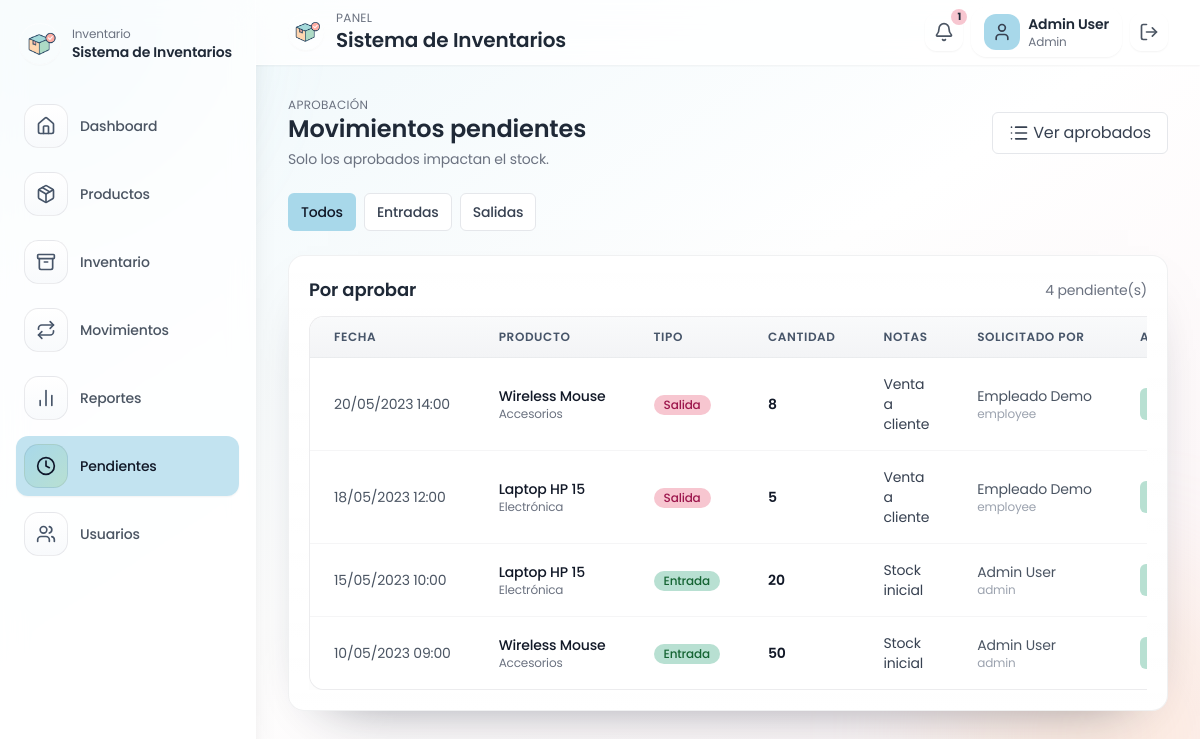
The page /movements/pending (signed in) on the database as committed earlier.
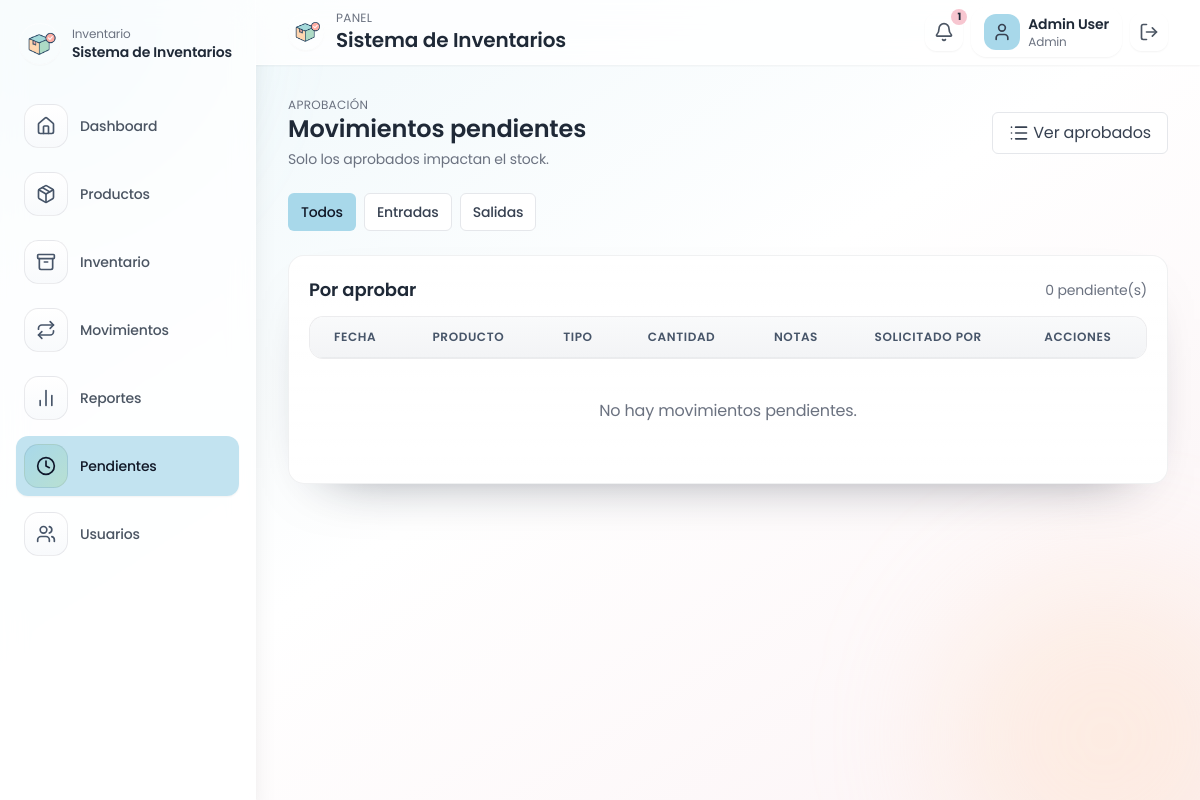
The same page on the database as committed later.
### tables this page shows
CREATE TABLE IF NOT EXISTS movements (
    id INT AUTO_INCREMENT PRIMARY KEY,
    product_id INT NOT NULL,
    type ENUM('in', 'out') NOT NULL,
    quantity INT NOT NULL,
    date DATETIME NOT NULL DEFAULT CURRENT_TIMESTAMP,
    notes VARCHAR(255) DEFAULT '',
    user_id INT NULL,
    status ENUM('pending', 'approved', 'rejected') NOT NULL DEFAULT 'pending',
    CONSTRAINT fk_movements_product FOREIGN KEY (product_id) REFERENCES products(id) ON DELETE CASCADE,
    CONSTRAINT fk_movements_user FOREIGN KEY (user_id) REFERENCES users(id) ON DELETE SET NULL
);

CREATE TABLE IF NOT EXISTS products (
    id INT AUTO_INCREMENT PRIMARY KEY,
    name VARCHAR(150) NOT NULL,
    description TEXT,
    category VARCHAR(100) NOT NULL DEFAULT 'General',
    price DECIMAL(10,2) NOT NULL DEFAULT 0,
    cost DECIMAL(10,2) NOT NULL DEFAULT 0,
    stock_quantity INT NOT NULL DEFAULT 0,
    min_stock_level INT NOT NULL DEFAULT 0,
    image_url TEXT,
    created_at DATETIME NOT NULL DEFAULT CURRENT_TIMESTAMP
);

CREATE TABLE IF NOT EXISTS users (
    id INT AUTO_INCREMENT PRIMARY KEY,
    name VARCHAR(120) NOT NULL,
    email VARCHAR(150) NOT NULL UNIQUE,
    password VARCHAR(255) NOT NULL,
    role ENUM('admin', 'employee') NOT NULL DEFAULT 'employee',
    active TINYINT(1) NOT NULL DEFAULT 1,
    last_login DATETIME NULL,
    created_at DATETIME NOT NULL DEFAULT CURRENT_TIMESTAMP
);

### app/helpers.php (called while the page is built, shortened)
<?php
function config(string $key, mixed $default = null): mixed
{
    $config = $GLOBALS['app_config'] ?? [];
    $segments = explode('.', $key);
    $value = $config;
    foreach ($segments as $segment) {
        if (is_array($value) && array_key_exists($segment, $value)) {
            $value = $value[$segment];
        } else {
            return $default;
        }
    }
    return $value;
}
function base_url(string $path = ''): string
{
    $base = config('app.base_url', '');
    if ($base === '') {
        $base = rtrim(str_replace('\\', '/', dirname($_SERVER['SCRIPT_NAME'] ?? '')), '/');
    }
    return rtrim($base, '/') . '/' . ltrim($path, '/');
}
function asset_url(string $path): string
{
    return base_url('assets/' . ltrim($path, '/'));
}
function e(?string $value): string
{
    return htmlspecialchars((string) $value, ENT_QUOTES, 'UTF-8');
}
function current_path(): string
{
    $uri = parse_url($_SERVER['REQUEST_URI'] ?? '/', PHP_URL_PATH);
    $base = rtrim(str_replace('\\', '/', dirname($_SERVER['SCRIPT_NAME'] ?? '')), '/');
    $path = '/' . ltrim($uri, '/');
    return $path === '' ? '/' : $path;
}
function render(string $view, array $data = [], ?string $layout = 'layout'): void
{
    $viewFile = __DIR__ . '/Views/' . $view . '.php';
    extract($data);
    include $viewFile;
    $content = ob_get_clean();
    $layoutFile = __DIR__ . '/Views/' . $layout . '.php';
    include $layoutFile;
}

### app/Core/Controller.php (called while the page is built, shortened)
<?php
abstract class Controller
{
    protected function render(string $view, array $data = [], ?string $layout = 'layout'): void
    {
        render($view, $data, $layout);
    }
}

### app/Controllers/MovementController.php (called while the page is built, shortened)
<?php
class MovementController extends Controller
{
    public function pending(): void
    {
        $filters = [
            'status' => 'pending',
            'type' => $_GET['type'] ?? 'all',
        ];
        $normalizedFilters = $filters;
        if ($filters['type'] === 'all') {
            unset($normalizedFilters['type']);
        }
        $pendingMovements = Movement::filtered($normalizedFilters);
        $this->render('movements/pending', [
            'movements' => $pendingMovements,
            'filters' => $filters,
            'message' => flash('success'),
            'error' => flash('error'),
        ]);
    }
}

### public/index.php (called while the page is built, shortened)
<?php
$router = new Router();
$router->get('/login', [AuthController::class, 'showLogin']);
$router->post('/login', [AuthController::class, 'login']);
$router->get('/logout', [AuthController::class, 'logout']);
$router->get('/', [DashboardController::class, 'index']);
$router->get('/products', [ProductController::class, 'index']);
$router->post('/products/save', [ProductController::class, 'save']);
$router->post('/products/delete', [ProductController::class, 'delete']);
$router->get('/inventory', [InventoryController::class, 'index']);
$router->post('/inventory/adjust', [InventoryController::class, 'adjust']);
$router->get('/movements', [MovementController::class, 'index']);
$router->post('/movements/save', [MovementController::class, 'save']);
$router->get('/movements/pending', [MovementController::class, 'pending']);
$router->post('/movements/approve', [MovementController::class, 'approve']);
$router->post('/movements/reject', [MovementController::class, 'reject']);
$router->get('/reports', [ReportController::class, 'index']);
$router->get('/users', [UserController::class, 'index']);
$router->post('/users/save', [UserController::class, 'save']);
$router->post('/users/delete', [UserController::class, 'delete']);
$router->post('/users/toggle', [UserController::class, 'toggle']);
$router->dispatch($_SERVER['REQUEST_METHOD'], parse_url($_SERVER['REQUEST_URI'] ?? '/', PHP_URL_PATH) ?: '/');

### app/Models/Movement.php (called while the page is built, shortened)
<?php
class Movement
{
    public static function filtered(array $filters = []): array
    {
        $pdo = Database::connection();
        $sql = 'SELECT m.*, p.name as product_name, p.category as product_category, u.name as user_name, u.role as user_role
                FROM movements m
                INNER JOIN products p ON p.id = m.product_id
                LEFT JOIN users u ON u.id = m.user_id
                WHERE 1=1';
        $params = [];
        $status = $filters['status'] ?? 'approved';
        if (in_array($status, ['pending', 'approved', 'rejected'], true)) {
            $sql .= ' AND m.status = :status';
            $params['status'] = $status;
        }
        $sql .= ' ORDER BY m.date DESC';
        $stmt = $pdo->prepare($sql);
        $stmt->execute($params);
        return $stmt->fetchAll();
    }
}

### app/Views/movements/pending.php (the view, shortened to what the changed rows need)
<div class="max-w-7xl mx-auto space-y-6">
    <div class="flex flex-col sm:flex-row items-start sm:items-center justify-between">
        <div>
            <p class="text-xs uppercase tracking-wide text-gray-500">Aprobación</p>
            <h2 class="text-2xl font-semibold text-gray-800">Movimientos pendientes</h2>
            <p class="text-sm text-gray-500 mt-1">Solo los aprobados impactan el stock.</p>
        </div>
        <a href="<?= base_url('movements') ?>"
           class="mt-3 sm:mt-0 inline-flex items-center px-4 py-2 bg-white text-gray-700 border border-gray-200 rounded-md hover:bg-gray-50 transition-colors duration-200">
            <i data-lucide="list" class="h-5 w-5 mr-1"></i>
            Ver aprobados
        </a>
    </div>
    <div class="flex flex-wrap gap-2 items-center">
        <?php
        $typeOptions = ['all' => 'Todos', 'in' => 'Entradas', 'out' => 'Salidas'];
        foreach ($typeOptions as $key => $label):
            $active = ($filters['type'] ?? 'all') === $key;
            ?>
            <a href="<?= base_url('movements/pending?type=' . $key) ?>"
               class="px-3 py-2 text-sm font-medium rounded-md border <?= $active ? 'bg-blue-pastel text-gray-900 border-transparent' : 'bg-white text-gray-700 border-gray-200 hover:bg-gray-50' ?>">
                <?= $label ?>
            </a>
        <?php endforeach; ?>
    </div>
    <div class="card">
        <div class="flex items-center justify-between mb-3">
            <h3 class="text-lg font-semibold text-gray-800">Por aprobar</h3>
            <span class="text-sm text-gray-500"><?= count($movements) ?> pendiente(s)</span>
        </div>
        <div class="overflow-x-auto">
            <table class="table-soft min-w-full divide-y divide-gray-200 text-sm">
                <thead class="bg-gray-50">
                <tr>
                    <th class="px-6 py-3 text-left text-xs font-medium text-gray-500 uppercase tracking-wider">Fecha</th>
                    <th class="px-6 py-3 text-left text-xs font-medium text-gray-500 uppercase tracking-wider">Producto</th>
                    <th class="px-6 py-3 text-left text-xs font-medium text-gray-500 uppercase tracking-wider">Tipo</th>
                    <th class="px-6 py-3 text-left text-xs font-medium text-gray-500 uppercase tracking-wider">Cantidad</th>
                    <th class="px-6 py-3 text-left text-xs font-medium text-gray-500 uppercase tracking-wider">Notas</th>
                    <th class="px-6 py-3 text-left text-xs font-medium text-gray-500 uppercase tracking-wider">Solicitado por</th>
                    <th class="px-6 py-3 text-left text-xs font-medium text-gray-500 uppercase tracking-wider">Acciones</th>
                </tr>
                </thead>
                <tbody class="bg-white divide-y divide-gray-200">
                <?php foreach ($movements as $movement): ?>
                    <tr class="hover:bg-gray-50/80 transition-colors">
                        <td class="px-6 py-4 whitespace-nowrap text-sm text-gray-600">
                            <?= date('d/m/Y H:i', strtotime($movement['date'])) ?>
                        </td>
                        <td class="px-6 py-4 whitespace-nowrap">
                            <div class="text-sm font-medium text-gray-900"><?= e($movement['product_name']) ?></div>
                            <div class="text-xs text-gray-500"><?= e($movement['product_category']) ?></div>
                        </td>
                        <td class="px-6 py-4 whitespace-nowrap">
                            <span class="inline-flex items-center px-2.5 py-0.5 rounded-full text-xs font-medium <?= $movement['type'] === 'in' ? 'bg-green-pastel text-green-800' : 'bg-pink-pastel text-pink-800' ?>">
                                <?= $movement['type'] === 'in' ? 'Entrada' : 'Salida' ?>
                            </span>
                        </td>
                        <td class="px-6 py-4 whitespace-nowrap text-sm font-semibold text-gray-900">
                            <?= (int) $movement['quantity'] ?>
                        </td>
                        <td class="px-6 py-4 text-sm text-gray-700">
                            <?= e($movement['notes'] ?: '-') ?>
                        </td>
                        <td class="px-6 py-4 whitespace-nowrap text-sm text-gray-600">
                            <?= e($movement['user_name'] ?: 'Sistema') ?>
                            <div class="text-xs text-gray-400"><?= e($movement['user_role'] ?? '') ?></div>
                        </td>
                        <td class="px-6 py-4 whitespace-nowrap">
                            <div class="flex items-center space-x-2">
                                <form action="<?= base_url('movements/approve') ?>" method="POST" class="inline">
                                    <button type="submit"
                                            class="inline-flex items-center px-3 py-1.5 bg-green-pastel text-gray-800 rounded-md hover:bg-green-400 transition-colors duration-150">
                                    </button>
                                </form>
                            </div>
                        </td>
                    </tr>
                <?php endforeach; ?>
                </tbody>
            </table>
        </div>
        <?php if (empty($movements)): ?>
            <div class="text-center py-10">
                <p class="text-gray-500">No hay movimientos pendientes.</p>
            </div>
        <?php endif; ?>
    </div>
</div>

### app/Views/layout.php (shortened to what the changed rows need)
<!DOCTYPE html>
<html lang="es">
<head>
    <script src="https://cdn.tailwindcss.com"></script>
    <link rel="stylesheet" href="<?= asset_url('styles.css') ?>">
</head>
<body class="relative min-h-screen overflow-hidden bg-gradient-to-br from-blue-pastel/20 via-white to-pink-pastel/20 font-sans text-gray-900">
    <div class="pointer-events-none absolute inset-0 overflow-hidden">
        <div class="absolute -left-24 -top-28 h-72 w-72 rounded-full bg-blue-pastel/30 blur-3xl"></div>
        <div class="absolute bottom-[-6rem] right-[-4rem] h-80 w-80 rounded-full bg-peach-pastel/30 blur-3xl"></div>
    </div>
    <div class="relative z-10 flex h-screen max-h-screen overflow-hidden">
        <?php include __DIR__ . '/partials/sidebar.php'; ?>
        <div class="flex-1 flex flex-col min-h-0 overflow-hidden">
            <?php include __DIR__ . '/partials/header.php'; ?>
            <main class="flex-1 min-h-0 overflow-x-hidden overflow-y-auto p-5 sm:p-8">
                <?= $content ?>
            </main>
        </div>
    </div>
</body>
</html>

### app/Views/partials/sidebar.php (shortened to what the changed rows need)
<?php
$user = auth_user();
$isAdmin = $user && ($user['role'] === 'admin');
$links = [
    ['path' => '/', 'icon' => 'home', 'label' => 'Dashboard'],
    ['path' => '/products', 'icon' => 'package', 'label' => 'Productos'],
    ['path' => '/inventory', 'icon' => 'archive', 'label' => 'Inventario'],
    ['path' => '/movements', 'icon' => 'repeat', 'label' => 'Movimientos'],
    ['path' => '/reports', 'icon' => 'bar-chart-2', 'label' => 'Reportes'],
];
if ($isAdmin) {
    $links[] = ['path' => '/movements/pending', 'icon' => 'clock', 'label' => 'Pendientes'];
    $links[] = ['path' => '/users', 'icon' => 'users', 'label' => 'Usuarios'];
}
?>
<aside class="bg-white/80 backdrop-blur-md border-r border-white/50 shadow-xl w-20 md:w-64 flex flex-col py-6 px-3 md:px-4">
    <div class="flex items-center justify-center md:justify-start gap-3 px-1 mb-8">
        <img src="<?= asset_url('img/logo.png') ?>" alt="Logo" class="h-10 w-10 object-contain rounded-full shadow-sm ring-1 ring-white/60">
        <div class="hidden md:block">
            <p class="text-xs text-gray-500">Inventario</p>
            <p class="text-sm font-semibold text-gray-800"><?= e(config('app.name')) ?></p>
        </div>
    </div>
    <nav class="space-y-2">
        <?php foreach ($links as $link): ?>
            <?php $isActive = rtrim(current_path(), '/') === rtrim($link['path'], '/'); ?>
            <a href="<?= base_url(ltrim($link['path'], '/')) ?>"
               class="group relative flex items-center gap-3 px-2 py-2 rounded-xl text-sm font-medium transition <?= $isActive ? 'bg-blue-pastel/70 text-gray-900 shadow-sm' : 'text-gray-600 hover:bg-white/70 hover:shadow-sm' ?>">
                <span class="sidebar-icon <?= $isActive ? 'active' : '' ?>">
                    <i data-lucide="<?= e($link['icon']) ?>" class="h-5 w-5"></i>
                </span>
                <span class="hidden md:inline"><?= e($link['label']) ?></span>
            </a>
        <?php endforeach; ?>
    </nav>
</aside>

Rows that differ between the two databases and show on the page:
no longer on this page (row edited): movements: date "20/05/2023 14:00", product.name "Wireless Mouse", product.category "Accesorios", type "Salida", quantity "8", notes "Venta a cliente", user.name "Empleado Demo", user.role "employee"
no longer on this page (row edited): movements: date "18/05/2023 12:00", product.name "Laptop HP 15", product.category "Electrónica", type "Salida", quantity "5", notes "Venta a cliente", user.name "Empleado Demo", user.role "employee"
no longer on this page (row edited): movements: date "15/05/2023 10:00", product.name "Laptop HP 15", product.category "Electrónica", type "Entrada", quantity "20", notes "Stock inicial", user.name "Admin User", user.role "admin"
no longer on this page (row edited): movements: date "10/05/2023 09:00", product.name "Wireless Mouse", product.category "Accesorios", type "Entrada", quantity "50", notes "Stock inicial", user.name "Admin User", user.role "admin"
Other text that changed with them:
count($movements): "4" → "0"
text now shown: "No hay movimientos pendientes."
